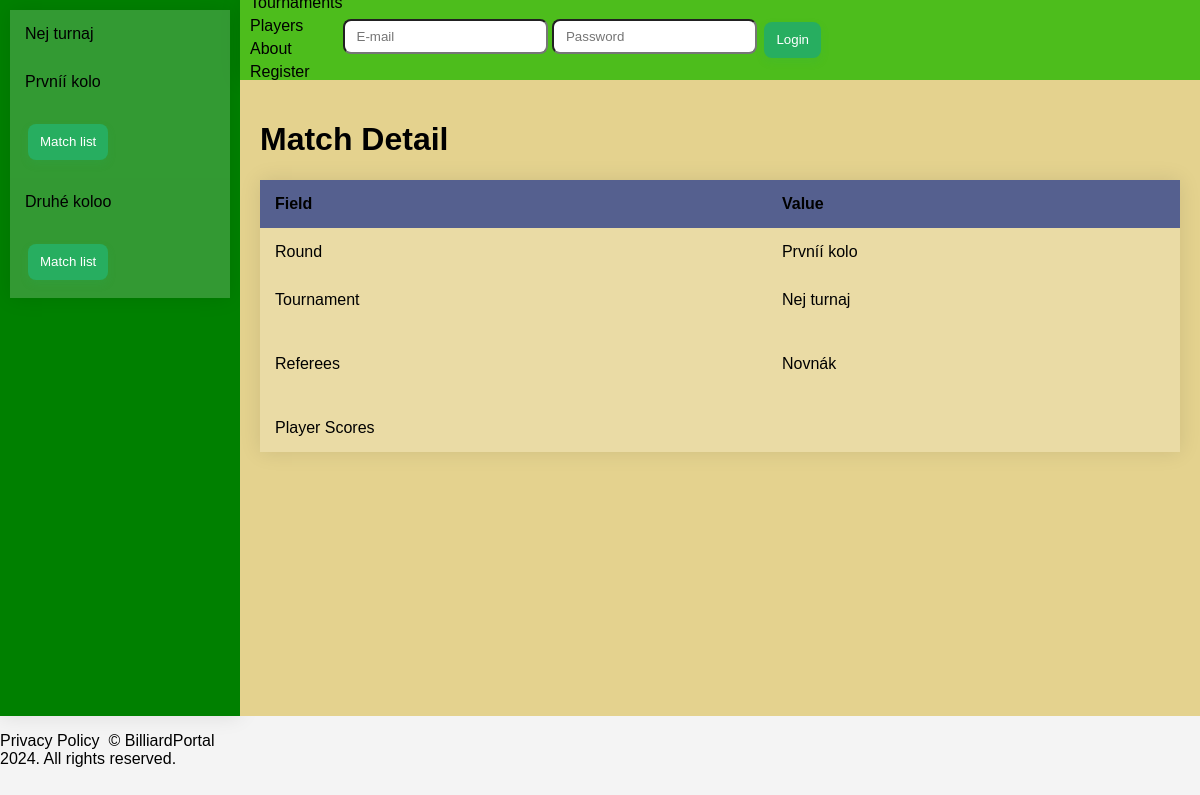
The page /tournament/1/3/10/ on the database as committed earlier.
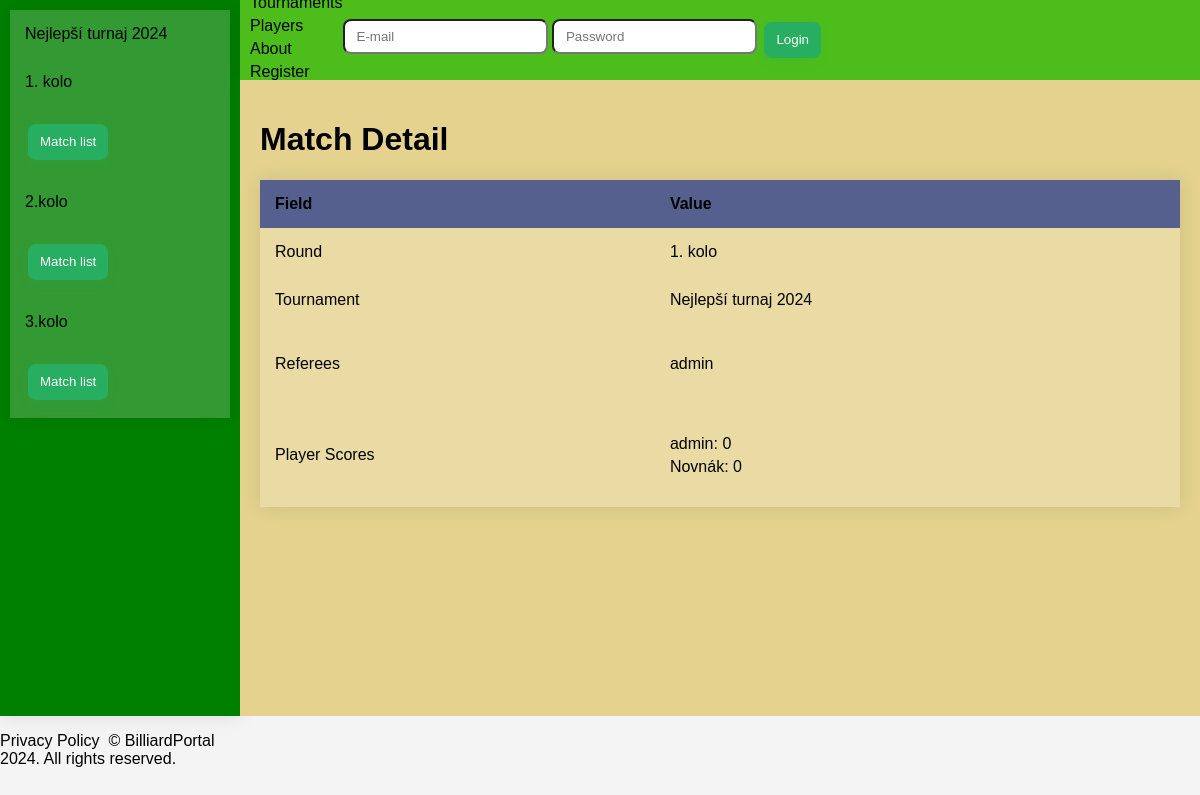
The same page on the database as committed later.
### tournaments/models.py (models this page shows, shortened)
class Tournament(models.Model):
    name = models.CharField(max_length=255)
    start_date = models.DateTimeField()
    end_date = models.DateTimeField()
    attachment = models.FileField(upload_to='attachments/', blank=True, null=True)
    organizers = models.ManyToManyField(Player, related_name='organized_tournaments')
    players = models.ManyToManyField(Player, related_name='participating_tournaments')

class Round(models.Model):
    name = models.CharField(max_length=255)
    attachment = models.FileField(upload_to='attachments/', blank=True, null=True)
    tournament = models.ForeignKey(Tournament, related_name='rounds', on_delete=models.CASCADE)

class Match(models.Model):
    round = models.ForeignKey(Round, related_name='matches', on_delete=models.CASCADE)
    referee = models.ManyToManyField(Player, related_name='refereed_matches')

class PlayerScore(models.Model):
    match = models.ForeignKey(Match, related_name='match_players', on_delete=models.CASCADE)
    player = models.ForeignKey(Player, related_name='player_matches', on_delete=models.CASCADE)
    score = models.IntegerField(default=0, null=False)
    class Meta:
        constraints = [
            models.UniqueConstraint(fields=['match', 'player'], name='unique_match_player')
        ]

### core/models.py (models this page shows)
class Player(AbstractUser):
    email = models.EmailField(('email address'), unique=True)
    USERNAME_FIELD = 'email'
    REQUIRED_FIELDS = ['username']

### tournaments/views.py (the view)
# urls.py: path('<int:tournament_pk>/<int:round_pk>/<int:match_pk>/', MatchDetailView.as_view(template_name="./tournament/match_detail.html"), name='match_detail'),
class MatchDetailView(ContextMixin, DetailView):
    model = Match
    context_object_name = 'match'
    def get_object(self):
        return Match.objects.get(pk=self.kwargs['match_pk'])

### templates/tournament/match_detail.html
{% extends "base.html" %}
{% block main_space %}
<h1>Match Detail</h1>
<table>
    <thead>
        <tr>
            <th class="l">Field</th>
            <th class="r">Value</th>
        </tr>
    </thead>
    <tbody>
        <tr>
            <td class="l">Round</td>
            <td class="r">{{ match.round.name }}</td>
        </tr>
        <tr>
            <td class="l">Tournament</td>
            <td class="r">{{ match.round.tournament.name }}</td>
        </tr>
        <tr>
            <td class="l">Referees</td>
            <td class="r">
                {% if match.referee.exists %}
                    <ul>
                        {% for referee in match.referee.all %}
                            <li>{{ referee.username }}</li>
                        {% endfor %}
                    </ul>
                {% else %}
                    No referees assigned
                {% endif %}
            </td>
        </tr>
        <tr>
            <td class="l">Player Scores</td>
            <td class="r">
                <ul>
                    {% for score in playerscores %}
                        <li>{{ score.player.username }}: {{ score.score }}</li>
                    {% endfor %}
                </ul>
            </td>
        </tr>
    </tbody>
</table>
{% endblock main_space %}

### templates/sidebar.html (shortened to what this page needs)
{% if 'update' in request.path %}
    {% url 'tournament_update' tournament.id as tournament_url %}
{% else %}
    {% url 'tournament_detail' tournament.id as tournament_url %}
{% endif %}
<nav>
    {% if tournament %}
    <table>
        <tbody>
            <tr>
                <td colspan="2"><a href="{{ tournament_url }}">{{ tournament.name }}</a></td>
            </tr>
            {% for round_item in rounds %}
                {% if 'update' in request.path %}
                    {% url 'roundmatch_update' tournament.id round_item.id as round_url %}
                {% else %}
                    {% url 'round_detail' tournament.id round_item.id as round_url %}
                {% endif %}
                <tr>
                    <td colspan="2"><a href="{{ round_url }}">{{ round_item.name }}</a></td>
                </tr>
                <tr>
                    <td><a href="{% url 'match_list' tournament.id round_item.id %}"><button class="button-68" type="button">Match list</button></a></td>
                </tr>
            {% endfor %}
        </tbody>
    </table>
    {% endif %}
</nav>

Rows that differ between the two databases and show on the page:
no longer on this page (row unchanged): Player: username "Novnák"
changed Tournament: name "Nej turnaj" → "Nejlepší turnaj 2024"
changed Round: name "Prvníí kolo" → "1. kolo"
changed Round: name "Druhé koloo" → "2.kolo"
added Round: name "3.kolo"
changed through a linked row, Match: round.name "Prvníí kolo" → "1. kolo"; round.tournament.name "Nej turnaj" → "Nejlepší turnaj 2024"
now on this page (row edited): Player: username "admin"
added PlayerScore: player.username "admin", score "0"
added PlayerScore: player.username "Novnák", score "0"
